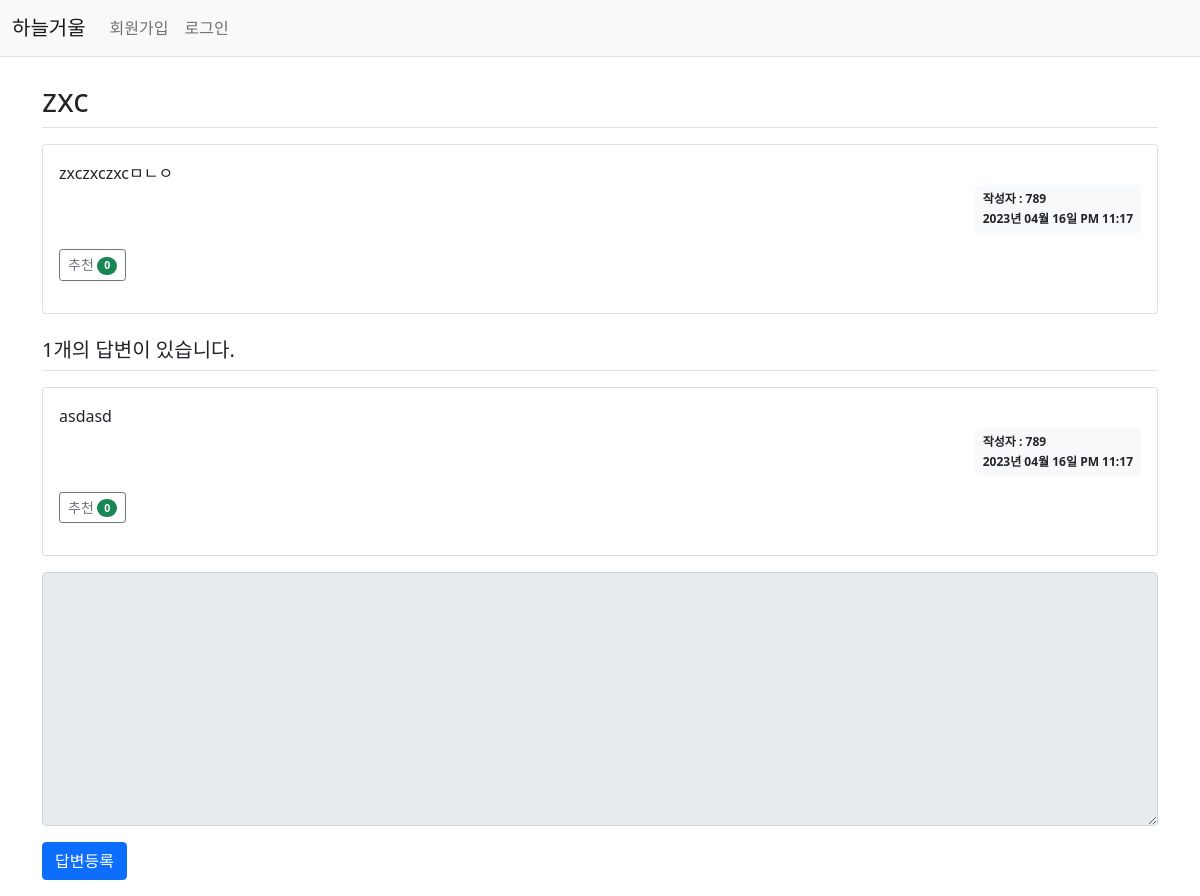
The app's page /question/detail/304/, older data.
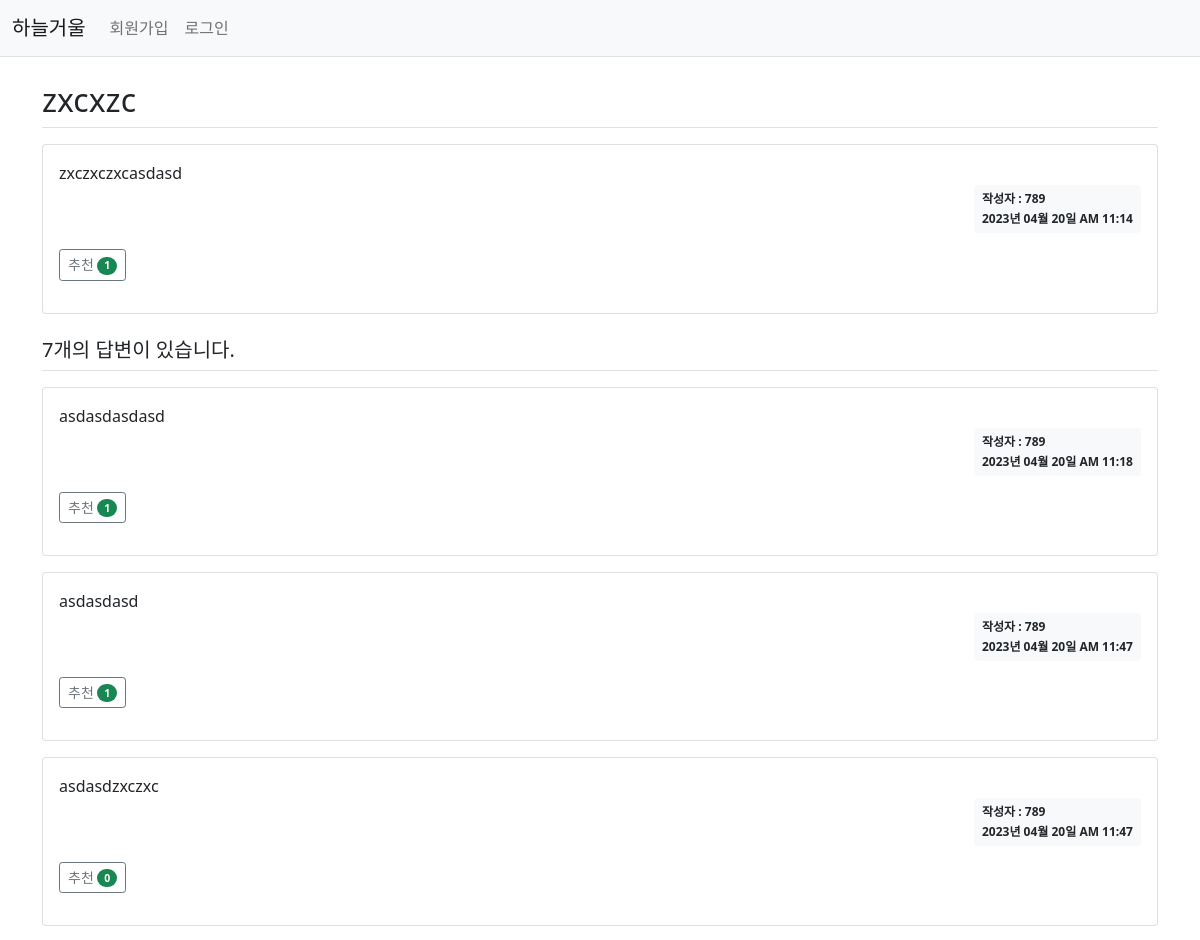
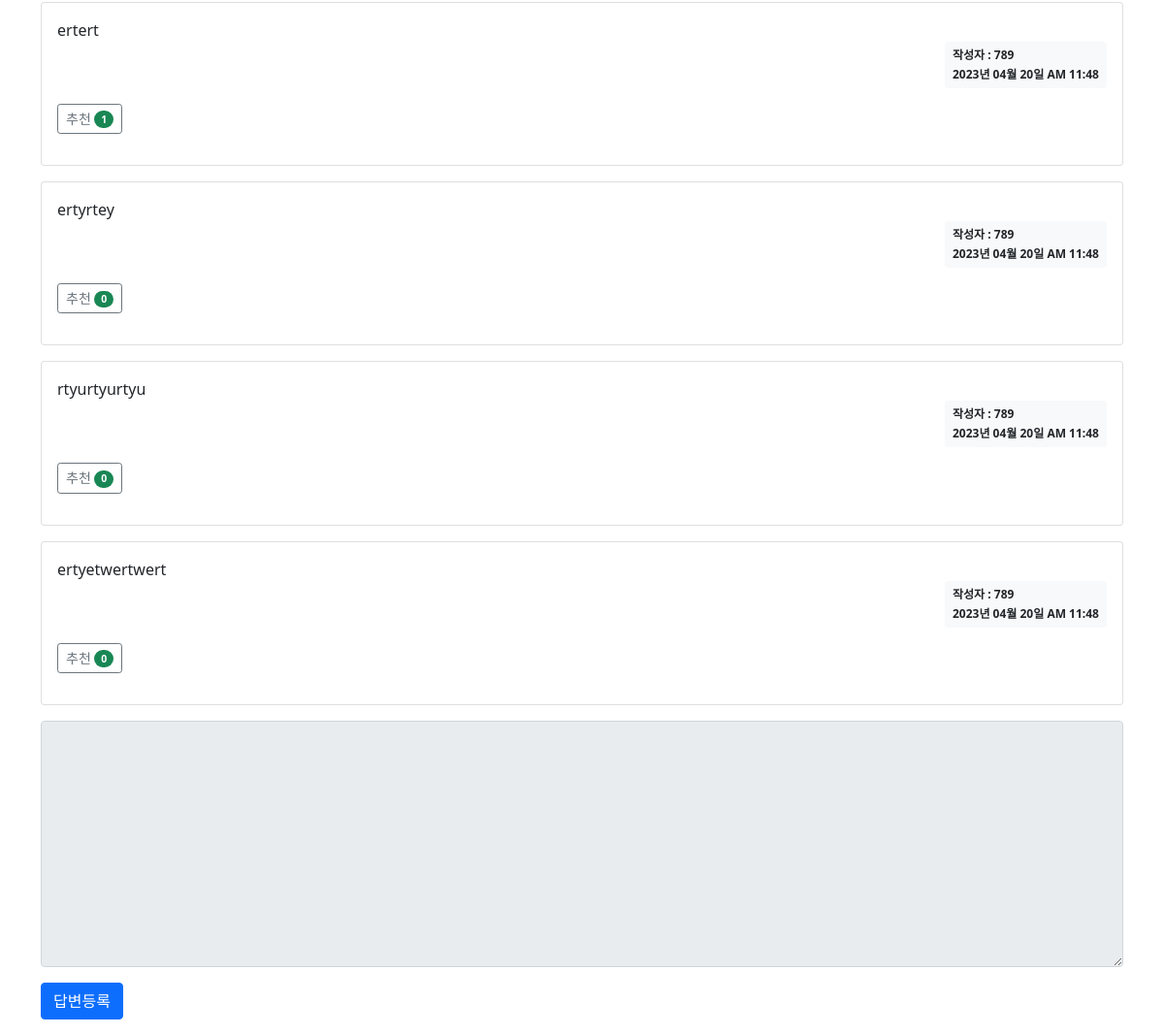
The same page, newer data (2 pictures, top to bottom).
### pybo/models.py (models this page shows)
class Question(db.Model):
    id = db.Column(db.Integer, primary_key=True)
    subject = db.Column(db.String(200), nullable=False)
    content = db.Column(db.Text(), nullable=False)
    create_date = db.Column(db.DateTime(), nullable=False)
    user_id = db.Column(db.Integer, db.ForeignKey('user.id', ondelete='CASCADE'), nullable=False)
    user = db.relationship('User', backref=db.backref('question_set'))
    modify_date = db.Column(db.DateTime(), nullable=True)
    voter = db.relationship('User', secondary=question_voter, backref=db.backref('question_voter_set'))

class User(db.Model):
    id = db.Column(db.Integer, primary_key=True)
    username = db.Column(db.String(150), unique=True, nullable=False)
    password = db.Column(db.String(200), nullable=False)
    email = db.Column(db.String(120), unique=True, nullable=False)

class Answer(db.Model):
    id = db.Column(db.Integer, primary_key=True)
    question_id = db.Column(db.Integer, db.ForeignKey('question.id', ondelete='CASCADE'))
    question = db.relationship('Question', backref=db.backref('answer_set'))
    content = db.Column(db.Text(), nullable=False)
    create_date = db.Column(db.DateTime(), nullable=False)
    user_id = db.Column(db.Integer, db.ForeignKey('user.id', ondelete='CASCADE'), nullable=False)
    user = db.relationship('User', backref=db.backref('answer_set'))
    modify_date = db.Column(db.DateTime(), nullable=True)
    voter = db.relationship('User', secondary=answer_voter, backref=db.backref('answer_voter_set'))

### pybo/views/question_views.py (the view)
@bp.route('/detail/<int:question_id>/')
def detail(question_id):
    form = AnswerForm()
    question = Question.query.get_or_404(question_id)
    return render_template('question/question_detail.html', question=question, form=form)

### pybo/forms.py
class AnswerForm(FlaskForm):
    content = TextAreaField('내용', validators=[DataRequired('내용은 필수입력 항목입니다.')])

### pybo/filter.py (called while the page is built)
def format_datetime(value, fmt='%Y년 %m월 %d일 %p %I:%M'):
    return value.strftime(fmt)

### pybo/views/auth_views.py (called while the page is built)
@bp.before_app_request
def load_logged_in_user():
    user_id = session.get('user_id')
    if user_id is None:
        g.user = None
    else:
        g.user = User.query.get(user_id)

### pybo/templates/question/question_detail.html (shortened to what this page needs)
{% extends 'base.html' %}
{% block content %}
<div class="container my-3">
    <h2 class="border-bottom py-2">{{ question.subject }}</h2>
    <div class="card my-3">
        <div class="card-body">
            <div class="card-text" style="white-space: pre-line;">{{ question.content }}</div>
            <div class="d-flex justify-content-end">
                <div class="badge bg-light text-dark p-2 text-start">
                    <div class="mb-2">작성자 : {{ question.user.username }}</div>
                    <div>{{ question.create_date|datetime }}</div>
                </div>
            </div>
            <div class="my-3">
                <a href="javascript:void(0)" data-uri="{{ url_for('question.vote', question_id=question.id) }}"
               class="recommend btn btn-sm btn-outline-secondary"> 추천
                <span class="badge rounded-pill bg-success">{{ question.voter|length }}</span>
            </a>
            </div>
        </div>
    </div>
    <h5 class="border-bottom my-3 py-2">{{ question.answer_set|length }}개의 답변이 있습니다.</h5>
    {% for answer in question.answer_set %}
    <div class="card my-3">
        <div class="card-body">
            <div class="card-text" style="white-space: pre-line;">{{ answer.content }}</div>
            <div class="d-flex justify-content-end">
                <div class="badge bg-light text-dark p-2 text-start">
                    <div class="mb-2">작성자 : {{ answer.user.username }}</div>
                    <div>{{ answer.create_date|datetime }}</div>
                </div>
            </div>
            <div class="my-3">
                <a href="javascript:void(0)" data-uri="{{ url_for('answer.vote', answer_id=answer.id) }}"
                class="recommend btn btn-sm btn-outline-secondary"> 추천
                 <span class="badge rounded-pill bg-success">{{ answer.voter|length }}</span>
             </a>
            </div>
        </div>
    </div>
    {% endfor %}
    <form action="{{ url_for('answer.create', question_id=question.id) }}" method="post" class="my-3">
        <div class="mb-3">
            <textarea {% if not g.user %}disabled{% endif %}
            name="content" id="content" class="form-control" rows="10"></textarea>
        </div>
        <input type="submit" value="답변등록" class="btn btn-primary">
    </form>
</div>
{% endblock %}

### pybo/templates/base.html (shortened to what this page needs)
<!doctype html>
<html lang="ko">
<head>
    <link rel="stylesheet" href="{{ url_for('static', filename='bootstrap.min.css') }}">
    <link rel="stylesheet" href="{{ url_for('static', filename='style.css') }}">
</head>
<body>
{% include "navbar.html" %}
{% block content %}
{% endblock %}
</body>
</html>

### pybo/templates/navbar.html (shortened to what this page needs)
<nav class="navbar navbar-expand-lg navbar-light bg-light border-bottom">
    <div class="container-fluid">
        <a class="navbar-brand" href="{{ url_for('main.index') }}">하늘거울</a>
        <div class="collapse navbar-collapse" id="navbarSupportedContent">
            {% if g.user %}
            <ul class="navbar-nav">
                <li class="nav-item ">
                    <a class="nav-link" href="{{ url_for('auth.logout') }}">{{ g.user.username }}님(로그아웃)</a>
                </li>
            </ul>
            {% else %}
            <ul class="navbar-nav me-auto mb-2 mb-lg-0">
                <li class="nav-item">
                    <a class="nav-link" href="{{ url_for('auth.signup') }}">회원가입</a>
                </li>
                <li class="nav-item">
                    <a class="nav-link" href="{{ url_for('auth.login') }}">로그인</a>
                </li>
            </ul>
            {% endif %}
        </div>
    </div>
</nav>

Row changes from the older to the newer data that the page shows:
no longer on this page (row edited): Answer: content "asdasd", user.username "789", create_date "2023년 04월 16일 PM 11:17", voter|length "0"
changed Question: subject "zxc" → "zxcxzc"; content "zxczxczxcㅁㄴㅇ" → "zxczxczxcasdasd"; create_date "2023년 04월 16일 PM 11:17" → "2023년 04월 20일 AM 11:14"
added Answer: content "asdasdasdasd", user.username "789", create_date "2023년 04월 20일 AM 11:18", voter|length "1"
added Answer: content "asdasdasd", user.username "789", create_date "2023년 04월 20일 AM 11:47", voter|length "1"
added Answer: content "asdasdzxczxc", user.username "789", create_date "2023년 04월 20일 AM 11:47", voter|length "0"
added Answer: content "ertert", user.username "789", create_date "2023년 04월 20일 AM 11:48", voter|length "1"
added Answer: content "ertyrtey", user.username "789", create_date "2023년 04월 20일 AM 11:48", voter|length "0"
added Answer: content "rtyurtyurtyu", user.username "789", create_date "2023년 04월 20일 AM 11:48", voter|length "0"
added Answer: content "ertyetwertwert", user.username "789", create_date "2023년 04월 20일 AM 11:48", voter|length "0"
Text that changed along with them:
{{ question.voter|length }}: "0" → "1"
{{ question.answer_set|length }}: "1" → "7"
